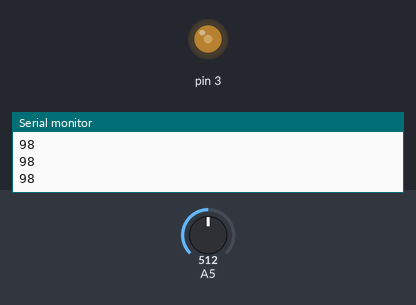
The sketch below on a simulated Arduino Uno, built with avr-gcc and run on an emulated ATmega328P. On the bench: output pins drawn as LEDs (lit = HIGH), the last lines printed to the serial monitor. The inputs (shaded band) are chosen by the test bench; at power-on: A5 = 512.

Above: at 1.2 s.
1.3 s: A5 set to 716
At 1.8 s:
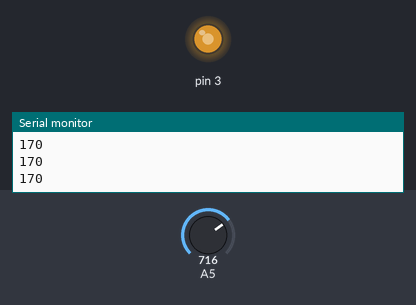
2.8 s: A5 set to 900
At 4.0 s:
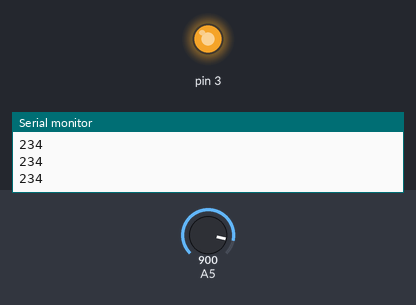
4.3 s: A5 set to 951
At 5.3 s:
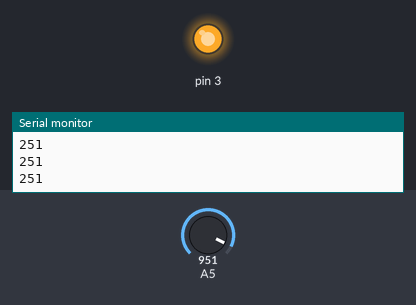
5.8 s: A5 set to 963
At 6.6 s:
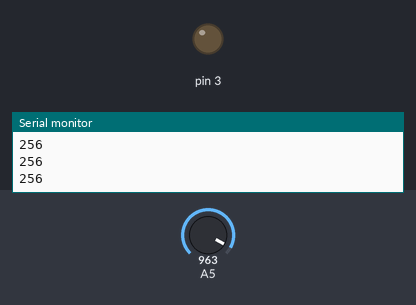
7.3 s: A5 set to 1023
At 7.6 s:
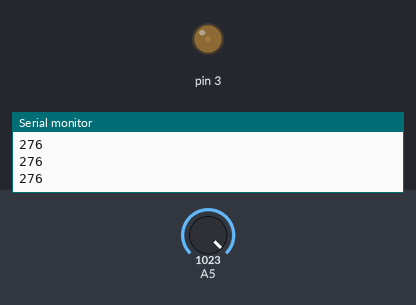
8.8 s: A5 set to 511
At 9.8 s:
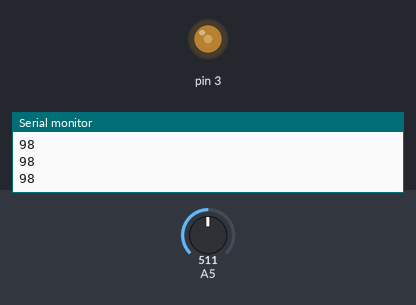
Timing chart, 0 to 11.3 s (numbered marks = the images above; inputs shaded):
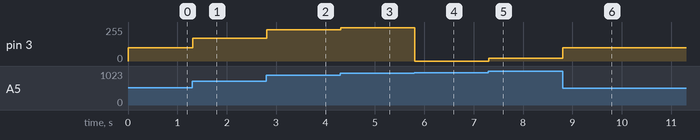

The sketch:

sketch_analog_led.ino
```cpp
void setup() {
  // put your setup code here, to run once:
  // 5V pin is used as output.
  pinMode(A5, INPUT);
  pinMode(3, OUTPUT);
  Serial.begin(9600);
}

void loop() {
  // put your main code here, to run repeatedly:
  // mapped max read value to lowest read value of analogRead(A5). normally supposed to be 0 - 1023 but
  // in my case between 228 to 960 ish works
  int mappedVal = map (analogRead(A5), 228, 960, 0, 255);
  Serial.println(mappedVal);
  analogWrite(3, mappedVal);
}
```

Measured:
- the behaviour switches between 962 and 963 on A5 (found by bisection; images 3 and 4)
- after the input at 1.3 s, pin 3: 98/255 → 170/255 at once
- after the input at 2.8 s, pin 3: 170/255 → 234/255 at once
- after the input at 4.3 s, pin 3: 234/255 → 251/255 at once
- after the input at 5.8 s, pin 3: 251/255 → 0/255 at once
- after the input at 7.3 s, pin 3: 0/255 → 20/255 at once
- after the input at 8.8 s, pin 3: 20/255 → 98/255 at once
